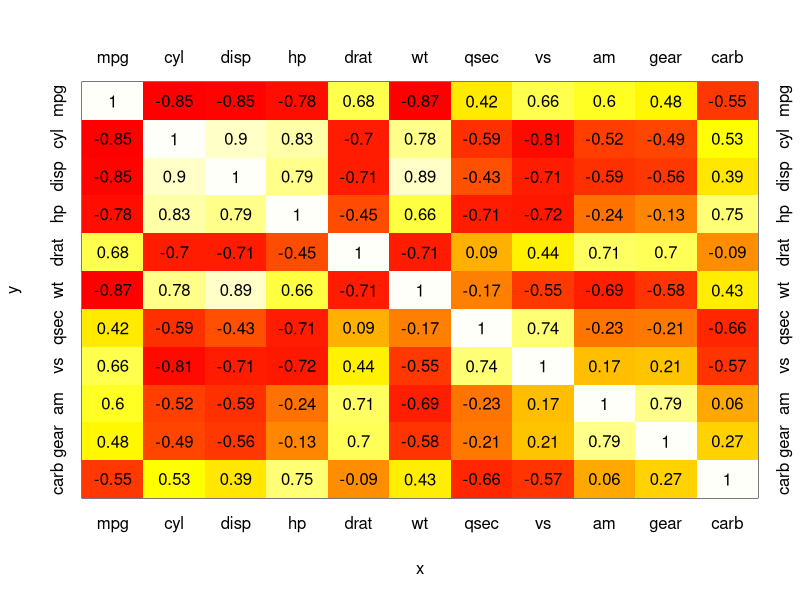
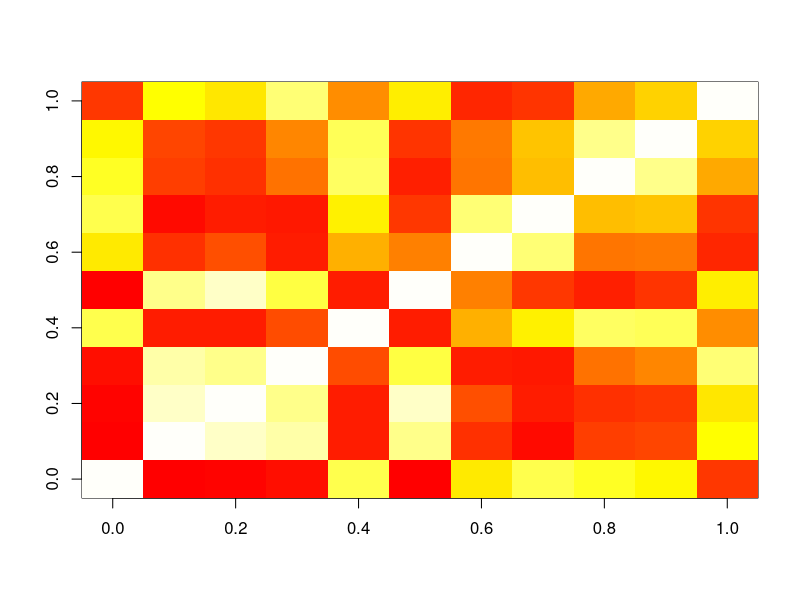
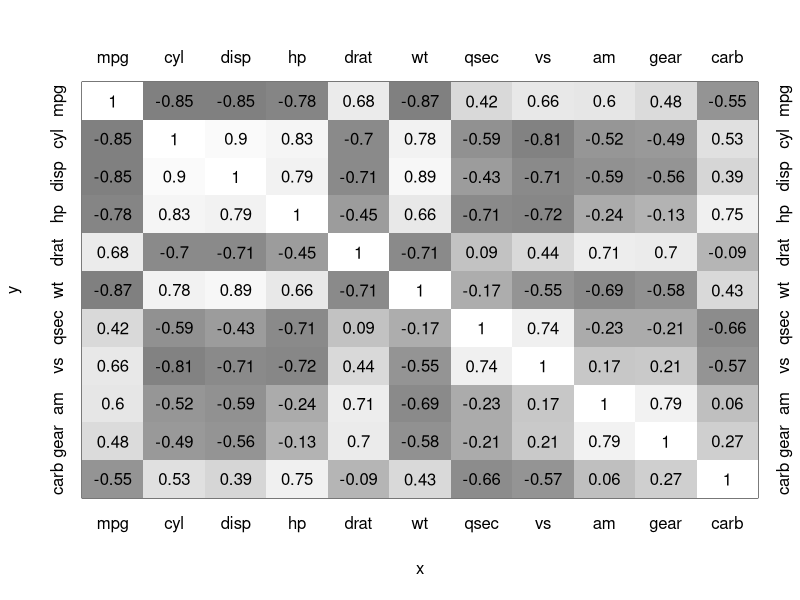
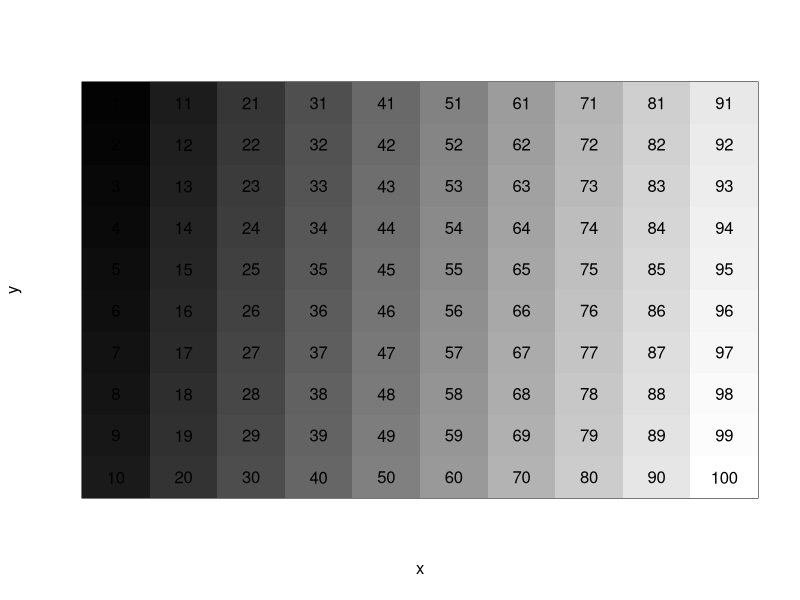

Reproduce these figures in R, in order.
imageWithText <- function(D, digits = 2, ...) {
  Drot <- t(D)[, nrow(D):1]
  Drnd <- round(D, digits = digits)
  x <- 1:ncol(D)
  y <- 1:nrow(D)
  image(x, y, Drot, xaxt = "n", yaxt = "n", ...)
  for (i in 1:2) {
    mtext(colnames(D), 2*i-1, 0.75, cex = 1, at = 1:ncol(D))
    mtext(rownames(D), 2*i, 0.75, cex = 1, at = nrow(D):1)
  }
  for (i in 1:nrow(Drnd)) {
    for (j in 1:ncol(Drnd)) {
      text(j, i, labels = Drnd[nrow(Drnd)+1-i, j])
    }
  }
  return(Drnd)
}

c <-  cor(mtcars)
c
imageWithText(c, col = heat.colors(100))
image(c, col = heat.colors(100))
imageWithText(c, col = gray(50:100/100))
imageWithText(matrix(1:100, ncol = 10), col = gray(1:100/100))
